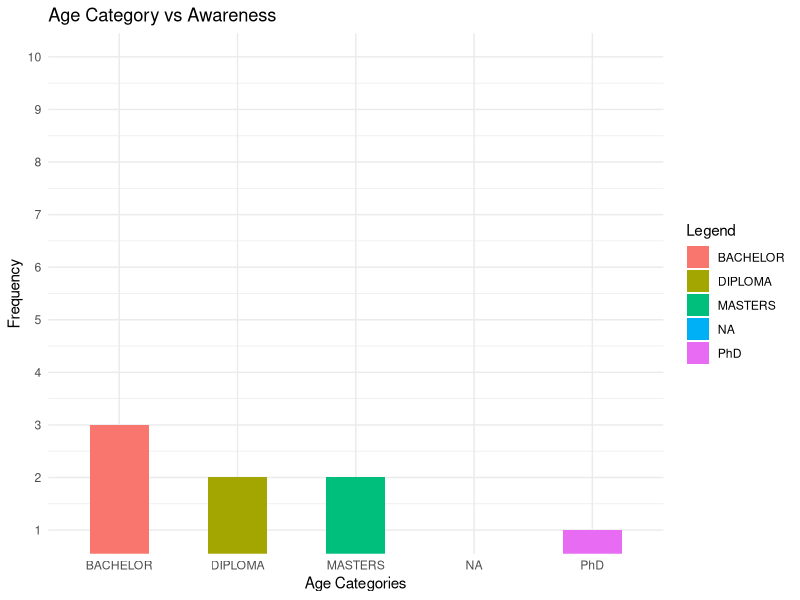

Reproduce this figure in R.
library(readxl)
library(ggplot2)

age_group<-as.data.frame(read_excel("Demographic_and_BI_adoption.xlsx", sheet = "Demography_information", range = "D2:D13",col_names = FALSE,col_types = "text"))

bi_doption<-as.data.frame(read_excel("Demographic_and_BI_adoption.xlsx", sheet = "Business_intelligence_adoption", range = "E2:E13",col_names = FALSE,col_types = "text"))

occurance<-table(age_group[,1],bi_doption[,1])

q<-as.data.frame.matrix(occurance)
age_row_names <-as.data.frame(row.names.data.frame(q))
nFrame<-data.frame(
  qln = age_row_names,
  no = q[,1],
  yes = q[,2]
)
colnames(nFrame)<-c("qln","no","yes")

#tiff("age_vs_awareness_barChat.tiff", units="in", width=5, height=5, res=300)
ggplot(nFrame, aes(x=qln,y = yes,fill=qln)) + 
  geom_col(width = 0.5)+
  scale_y_continuous(breaks = seq(1,10,by=1))+
  coord_cartesian(ylim = c(1,10))+
  labs(
    title = "Age Category vs Awareness",
    x="Age Categories",
    y="Frequency",
    fill ="Legend"
  )+theme_minimal()
#dev.off()
